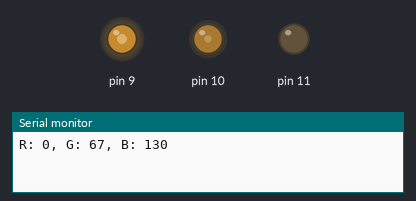
This sketch was run on a simulated Arduino Uno, built with avr-gcc and run on an emulated ATmega328P. Shown: output pins drawn as LEDs (lit = HIGH), the last lines printed to the serial monitor. Random numbers use the default seed unless the sketch sets one.

Above: at 0.1 s.
At 5.1 s:
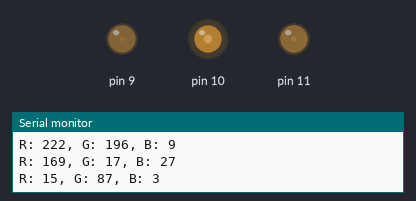
At 10.1 s:
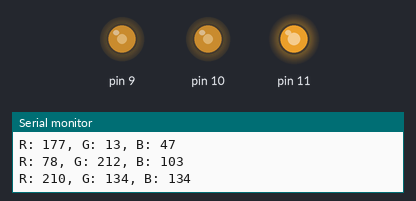
At 19.1 s:
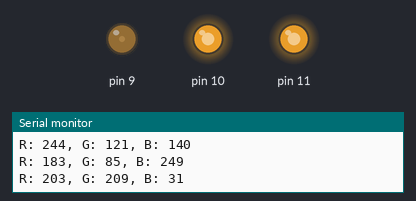
At 28.1 s:
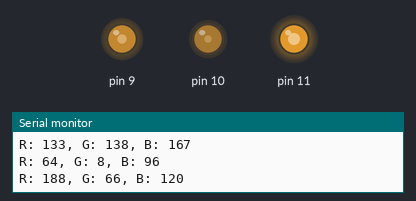
At 38.1 s:
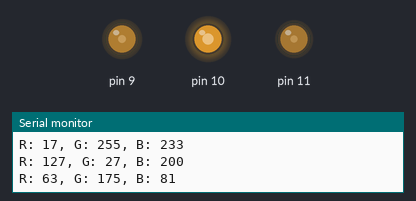
Timing chart, 0 to 40.0 s (numbered marks = the images above):
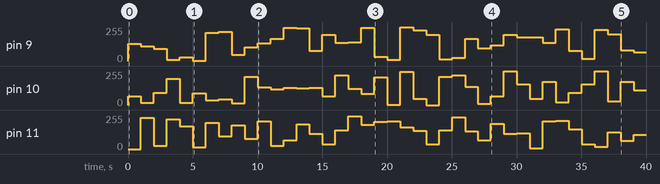

Measured:
- by itself, pin 9: 0/255 → 130/255 at 0.00 s, → 112/255 1.0 s later, → 91/255 1.0 s later, → 9/255 1.0 s later, … (40 changes in this stretch)
- by itself, pin 10: 0/255 → 67/255 at 0.00 s, → 16/255 1.0 s later, → 91/255 1.0 s later, → 196/255 1.0 s later, … (40 changes in this stretch)
- by itself, pin 11: 0/255 → 234/255 at 1.0 s, → 24/255 1.0 s later, → 222/255 1.0 s later, → 169/255 1.0 s later, … (39 changes in this stretch)

The sketch:

Code_7_2_ChangeLEDColorRandomly.ino
```cpp
/* 7-2 */

void setup() {
  Serial.begin(9600);
  randomSeed(analogRead(A0));
}

void loop() {

  int r = random(256);
  int g = random(256);
  int b = random(256);
  analogWrite(11, r);
  analogWrite(10, g);
  analogWrite(9, b);

  ShowLog("R: " + String(r) + ", G: " + String(g) + ", B: " + String(b));

  delay(1000);
}

void ShowLog(String message) {
  Serial.println(message);
}
```
